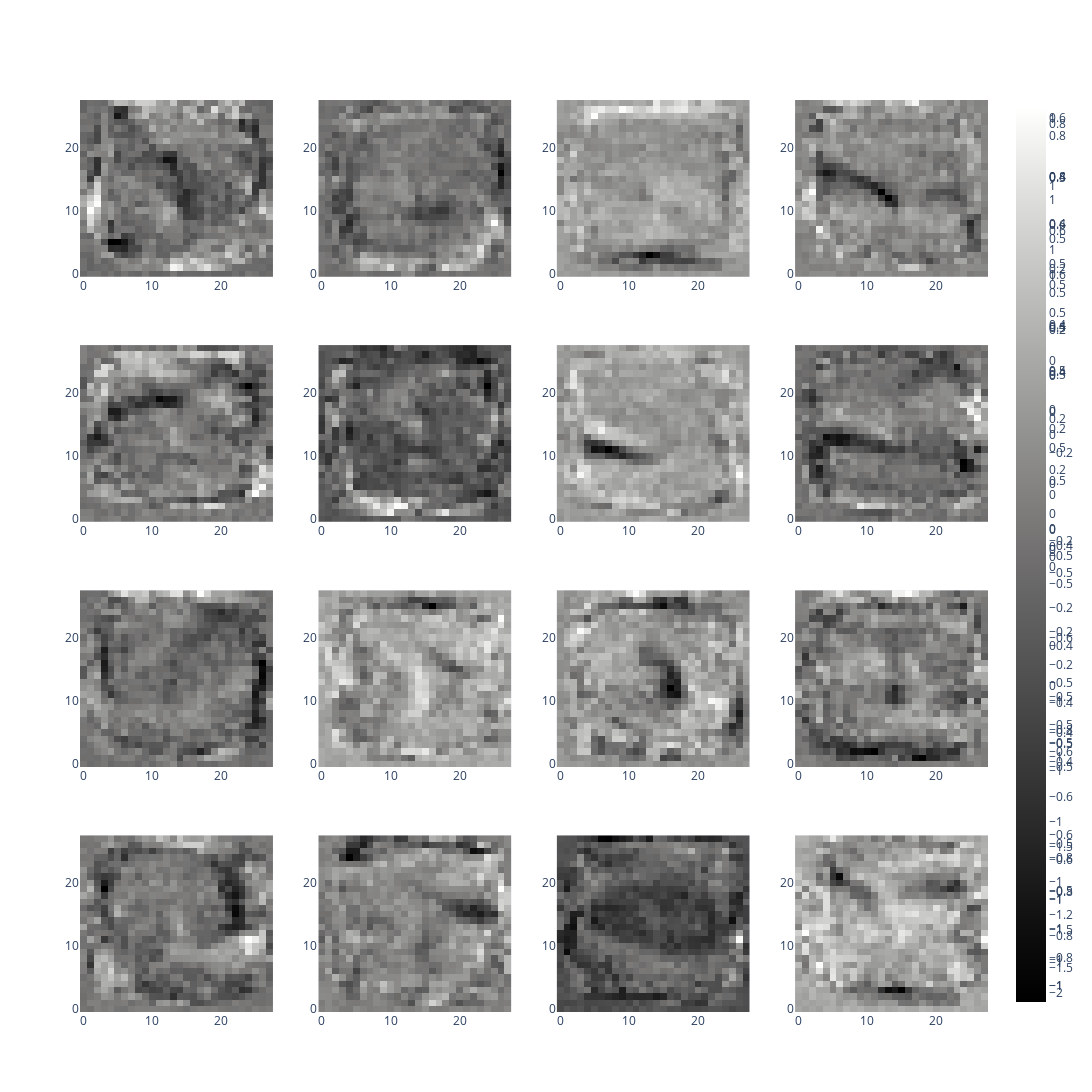

The code cell stored with this chart in its notebook:
### Markdown cell above
* Try the same thing with all the neurons of the first layer, can you see something interpretable? Youcan find help <a href="https://plotly.com/python/heatmaps/"> here </a> and <a href="https://plotly.com/python/subplots/"> here </a>.

### Code cell
from plotly.subplots import make_subplots
fig = make_subplots(rows=first_layer_weights.shape[1]//4, cols=4)
for i in range(first_layer_weights.shape[1]):
  row = i//4
  col = i - i//4*4
  neuron = first_layer_weights.numpy()[:,i]
  img = neuron.reshape([28,28])
  fig.add_trace(go.Heatmap(z=img, colorscale="gray"), row=row+1, col=col+1)

fig.update_layout(height=16*400/4, width=1200)

fig.show()

### Figure 1 — Plotly figure (JSON) as saved in the notebook; plotly's stock layout.template omitted (floating-point values rounded to 4 significant figures; data arrays with more than 128 entries replaced by an {"elided": "..."} marker saying what was removed)
{"data": [{"colorscale": [[0, "rgb(0, 0, 0)"], [0.09091, "rgb(16, 16, 16)"], [0.1818, "rgb(38, 38, 38)"], [0.2727, "rgb(59, 59, 59)"], [0.3636, "rgb(81, 80, 80)"], [0.4545, "rgb(102, 101, 101)"], [0.5455, "rgb(124, 123, 122)"], [0.6364, "rgb(146, 146, 145)"], [0.7273, "rgb(171, 171, 170)"], [0.8182, "rgb(197, 197, 195)"], [0.9091, "rgb(224, 224, 223)"], [1, "rgb(254, 254, 253)"]], "type": "heatmap", "xaxis": "x", "yaxis": "y", "z": {"elided": "28x28 float values"}}, {"colorscale": [[0, "rgb(0, 0, 0)"], [0.09091, "rgb(16, 16, 16)"], [0.1818, "rgb(38, 38, 38)"], [0.2727, "rgb(59, 59, 59)"], [0.3636, "rgb(81, 80, 80)"], [0.4545, "rgb(102, 101, 101)"], [0.5455, "rgb(124, 123, 122)"], [0.6364, "rgb(146, 146, 145)"], [0.7273, "rgb(171, 171, 170)"], [0.8182, "rgb(197, 197, 195)"], [0.9091, "rgb(224, 224, 223)"], [1, "rgb(254, 254, 253)"]], "type": "heatmap", "xaxis": "x2", "yaxis": "y2", "z": {"elided": "28x28 float values"}}, {"colorscale": [[0, "rgb(0, 0, 0)"], [0.09091, "rgb(16, 16, 16)"], [0.1818, "rgb(38, 38, 38)"], [0.2727, "rgb(59, 59, 59)"], [0.3636, "rgb(81, 80, 80)"], [0.4545, "rgb(102, 101, 101)"], [0.5455, "rgb(124, 123, 122)"], [0.6364, "rgb(146, 146, 145)"], [0.7273, "rgb(171, 171, 170)"], [0.8182, "rgb(197, 197, 195)"], [0.9091, "rgb(224, 224, 223)"], [1, "rgb(254, 254, 253)"]], "type": "heatmap", "xaxis": "x3", "yaxis": "y3", "z": {"elided": "28x28 float values"}}, {"colorscale": [[0, "rgb(0, 0, 0)"], [0.09091, "rgb(16, 16, 16)"], [0.1818, "rgb(38, 38, 38)"], [0.2727, "rgb(59, 59, 59)"], [0.3636, "rgb(81, 80, 80)"], [0.4545, "rgb(102, 101, 101)"], [0.5455, "rgb(124, 123, 122)"], [0.6364, "rgb(146, 146, 145)"], [0.7273, "rgb(171, 171, 170)"], [0.8182, "rgb(197, 197, 195)"], [0.9091, "rgb(224, 224, 223)"], [1, "rgb(254, 254, 253)"]], "type": "heatmap", "xaxis": "x4", "yaxis": "y4", "z": {"elided": "28x28 float values"}}, {"colorscale": [[0, "rgb(0, 0, 0)"], [0.09091, "rgb(16, 16, 16)"], [0.1818, "rgb(38, 38, 38)"], [0.2727, "rgb(59, 59, 59)"], [0.3636, "rgb(81, 80, 80)"], [0.4545, "rgb(102, 101, 101)"], [0.5455, "rgb(124, 123, 122)"], [0.6364, "rgb(146, 146, 145)"], [0.7273, "rgb(171, 171, 170)"], [0.8182, "rgb(197, 197, 195)"], [0.9091, "rgb(224, 224, 223)"], [1, "rgb(254, 254, 253)"]], "type": "heatmap", "xaxis": "x5", "yaxis": "y5", "z": {"elided": "28x28 float values"}}, {"colorscale": [[0, "rgb(0, 0, 0)"], [0.09091, "rgb(16, 16, 16)"], [0.1818, "rgb(38, 38, 38)"], [0.2727, "rgb(59, 59, 59)"], [0.3636, "rgb(81, 80, 80)"], [0.4545, "rgb(102, 101, 101)"], [0.5455, "rgb(124, 123, 122)"], [0.6364, "rgb(146, 146, 145)"], [0.7273, "rgb(171, 171, 170)"], [0.8182, "rgb(197, 197, 195)"], [0.9091, "rgb(224, 224, 223)"], [1, "rgb(254, 254, 253)"]], "type": "heatmap", "xaxis": "x6", "yaxis": "y6", "z": {"elided": "28x28 float values"}}, {"colorscale": [[0, "rgb(0, 0, 0)"], [0.09091, "rgb(16, 16, 16)"], [0.1818, "rgb(38, 38, 38)"], [0.2727, "rgb(59, 59, 59)"], [0.3636, "rgb(81, 80, 80)"], [0.4545, "rgb(102, 101, 101)"], [0.5455, "rgb(124, 123, 122)"], [0.6364, "rgb(146, 146, 145)"], [0.7273, "rgb(171, 171, 170)"], [0.8182, "rgb(197, 197, 195)"], [0.9091, "rgb(224, 224, 223)"], [1, "rgb(254, 254, 253)"]], "type": "heatmap", "xaxis": "x7", "yaxis": "y7", "z": {"elided": "28x28 float values"}}, {"colorscale": [[0, "rgb(0, 0, 0)"], [0.09091, "rgb(16, 16, 16)"], [0.1818, "rgb(38, 38, 38)"], [0.2727, "rgb(59, 59, 59)"], [0.3636, "rgb(81, 80, 80)"], [0.4545, "rgb(102, 101, 101)"], [0.5455, "rgb(124, 123, 122)"], [0.6364, "rgb(146, 146, 145)"], [0.7273, "rgb(171, 171, 170)"], [0.8182, "rgb(197, 197, 195)"], [0.9091, "rgb(224, 224, 223)"], [1, "rgb(254, 254, 253)"]], "type": "heatmap", "xaxis": "x8", "yaxis": "y8", "z": {"elided": "28x28 float values"}}, {"colorscale": [[0, "rgb(0, 0, 0)"], [0.09091, "rgb(16, 16, 16)"], [0.1818, "rgb(38, 38, 38)"], [0.2727, "rgb(59, 59, 59)"], [0.3636, "rgb(81, 80, 80)"], [0.4545, "rgb(102, 101, 101)"], [0.5455, "rgb(124, 123, 122)"], [0.6364, "rgb(146, 146, 145)"], [0.7273, "rgb(171, 171, 170)"], [0.8182, "rgb(197, 197, 195)"], [0.9091, "rgb(224, 224, 223)"], [1, "rgb(254, 254, 253)"]], "type": "heatmap", "xaxis": "x9", "yaxis": "y9", "z": {"elided": "28x28 float values"}}, {"colorscale": [[0, "rgb(0, 0, 0)"], [0.09091, "rgb(16, 16, 16)"], [0.1818, "rgb(38, 38, 38)"], [0.2727, "rgb(59, 59, 59)"], [0.3636, "rgb(81, 80, 80)"], [0.4545, "rgb(102, 101, 101)"], [0.5455, "rgb(124, 123, 122)"], [0.6364, "rgb(146, 146, 145)"], [0.7273, "rgb(171, 171, 170)"], [0.8182, "rgb(197, 197, 195)"], [0.9091, "rgb(224, 224, 223)"], [1, "rgb(254, 254, 253)"]], "type": "heatmap", "xaxis": "x10", "yaxis": "y10", "z": {"elided": "28x28 float values"}}, {"colorscale": [[0, "rgb(0, 0, 0)"], [0.09091, "rgb(16, 16, 16)"], [0.1818, "rgb(38, 38, 38)"], [0.2727, "rgb(59, 59, 59)"], [0.3636, "rgb(81, 80, 80)"], [0.4545, "rgb(102, 101, 101)"], [0.5455, "rgb(124, 123, 122)"], [0.6364, "rgb(146, 146, 145)"], [0.7273, "rgb(171, 171, 170)"], [0.8182, "rgb(197, 197, 195)"], [0.9091, "rgb(224, 224, 223)"], [1, "rgb(254, 254, 253)"]], "type": "heatmap", "xaxis": "x11", "yaxis": "y11", "z": {"elided": "28x28 float values"}}, {"colorscale": [[0, "rgb(0, 0, 0)"], [0.09091, "rgb(16, 16, 16)"], [0.1818, "rgb(38, 38, 38)"], [0.2727, "rgb(59, 59, 59)"], [0.3636, "rgb(81, 80, 80)"], [0.4545, "rgb(102, 101, 101)"], [0.5455, "rgb(124, 123, 122)"], [0.6364, "rgb(146, 146, 145)"], [0.7273, "rgb(171, 171, 170)"], [0.8182, "rgb(197, 197, 195)"], [0.9091, "rgb(224, 224, 223)"], [1, "rgb(254, 254, 253)"]], "type": "heatmap", "xaxis": "x12", "yaxis": "y12", "z": {"elided": "28x28 float values"}}, {"colorscale": [[0, "rgb(0, 0, 0)"], [0.09091, "rgb(16, 16, 16)"], [0.1818, "rgb(38, 38, 38)"], [0.2727, "rgb(59, 59, 59)"], [0.3636, "rgb(81, 80, 80)"], [0.4545, "rgb(102, 101, 101)"], [0.5455, "rgb(124, 123, 122)"], [0.6364, "rgb(146, 146, 145)"], [0.7273, "rgb(171, 171, 170)"], [0.8182, "rgb(197, 197, 195)"], [0.9091, "rgb(224, 224, 223)"], [1, "rgb(254, 254, 253)"]], "type": "heatmap", "xaxis": "x13", "yaxis": "y13", "z": {"elided": "28x28 float values"}}, {"colorscale": [[0, "rgb(0, 0, 0)"], [0.09091, "rgb(16, 16, 16)"], [0.1818, "rgb(38, 38, 38)"], [0.2727, "rgb(59, 59, 59)"], [0.3636, "rgb(81, 80, 80)"], [0.4545, "rgb(102, 101, 101)"], [0.5455, "rgb(124, 123, 122)"], [0.6364, "rgb(146, 146, 145)"], [0.7273, "rgb(171, 171, 170)"], [0.8182, "rgb(197, 197, 195)"], [0.9091, "rgb(224, 224, 223)"], [1, "rgb(254, 254, 253)"]], "type": "heatmap", "xaxis": "x14", "yaxis": "y14", "z": {"elided": "28x28 float values"}}, {"colorscale": [[0, "rgb(0, 0, 0)"], [0.09091, "rgb(16, 16, 16)"], [0.1818, "rgb(38, 38, 38)"], [0.2727, "rgb(59, 59, 59)"], [0.3636, "rgb(81, 80, 80)"], [0.4545, "rgb(102, 101, 101)"], [0.5455, "rgb(124, 123, 122)"], [0.6364, "rgb(146, 146, 145)"], [0.7273, "rgb(171, 171, 170)"], [0.8182, "rgb(197, 197, 195)"], [0.9091, "rgb(224, 224, 223)"], [1, "rgb(254, 254, 253)"]], "type": "heatmap", "xaxis": "x15", "yaxis": "y15", "z": {"elided": "28x28 float values"}}, {"colorscale": [[0, "rgb(0, 0, 0)"], [0.09091, "rgb(16, 16, 16)"], [0.1818, "rgb(38, 38, 38)"], [0.2727, "rgb(59, 59, 59)"], [0.3636, "rgb(81, 80, 80)"], [0.4545, "rgb(102, 101, 101)"], [0.5455, "rgb(124, 123, 122)"], [0.6364, "rgb(146, 146, 145)"], [0.7273, "rgb(171, 171, 170)"], [0.8182, "rgb(197, 197, 195)"], [0.9091, "rgb(224, 224, 223)"], [1, "rgb(254, 254, 253)"]], "type": "heatmap", "xaxis": "x16", "yaxis": "y16", "z": {"elided": "28x28 float values"}}], "layout": {"height": 1600, "width": 1200, "xaxis": {"anchor": "y", "domain": [0, 0.2125]}, "xaxis10": {"anchor": "y10", "domain": [0.2625, 0.475]}, "xaxis11": {"anchor": "y11", "domain": [0.525, 0.7375]}, "xaxis12": {"anchor": "y12", "domain": [0.7875, 1]}, "xaxis13": {"anchor": "y13", "domain": [0, 0.2125]}, "xaxis14": {"anchor": "y14", "domain": [0.2625, 0.475]}, "xaxis15": {"anchor": "y15", "domain": [0.525, 0.7375]}, "xaxis16": {"anchor": "y16", "domain": [0.7875, 1]}, "xaxis2": {"anchor": "y2", "domain": [0.2625, 0.475]}, "xaxis3": {"anchor": "y3", "domain": [0.525, 0.7375]}, "xaxis4": {"anchor": "y4", "domain": [0.7875, 1]}, "xaxis5": {"anchor": "y5", "domain": [0, 0.2125]}, "xaxis6": {"anchor": "y6", "domain": [0.2625, 0.475]}, "xaxis7": {"anchor": "y7", "domain": [0.525, 0.7375]}, "xaxis8": {"anchor": "y8", "domain": [0.7875, 1]}, "xaxis9": {"anchor": "y9", "domain": [0, 0.2125]}, "yaxis": {"anchor": "x", "domain": [0.8063, 1]}, "yaxis10": {"anchor": "x10", "domain": [0.2687, 0.4625]}, "yaxis11": {"anchor": "x11", "domain": [0.2687, 0.4625]}, "yaxis12": {"anchor": "x12", "domain": [0.2687, 0.4625]}, "yaxis13": {"anchor": "x13", "domain": [0, 0.1938]}, "yaxis14": {"anchor": "x14", "domain": [0, 0.1938]}, "yaxis15": {"anchor": "x15", "domain": [0, 0.1938]}, "yaxis16": {"anchor": "x16", "domain": [0, 0.1938]}, "yaxis2": {"anchor": "x2", "domain": [0.8063, 1]}, "yaxis3": {"anchor": "x3", "domain": [0.8063, 1]}, "yaxis4": {"anchor": "x4", "domain": [0.8063, 1]}, "yaxis5": {"anchor": "x5", "domain": [0.5375, 0.7312]}, "yaxis6": {"anchor": "x6", "domain": [0.5375, 0.7312]}, "yaxis7": {"anchor": "x7", "domain": [0.5375, 0.7312]}, "yaxis8": {"anchor": "x8", "domain": [0.5375, 0.7312]}, "yaxis9": {"anchor": "x9", "domain": [0.2687, 0.4625]}}}
